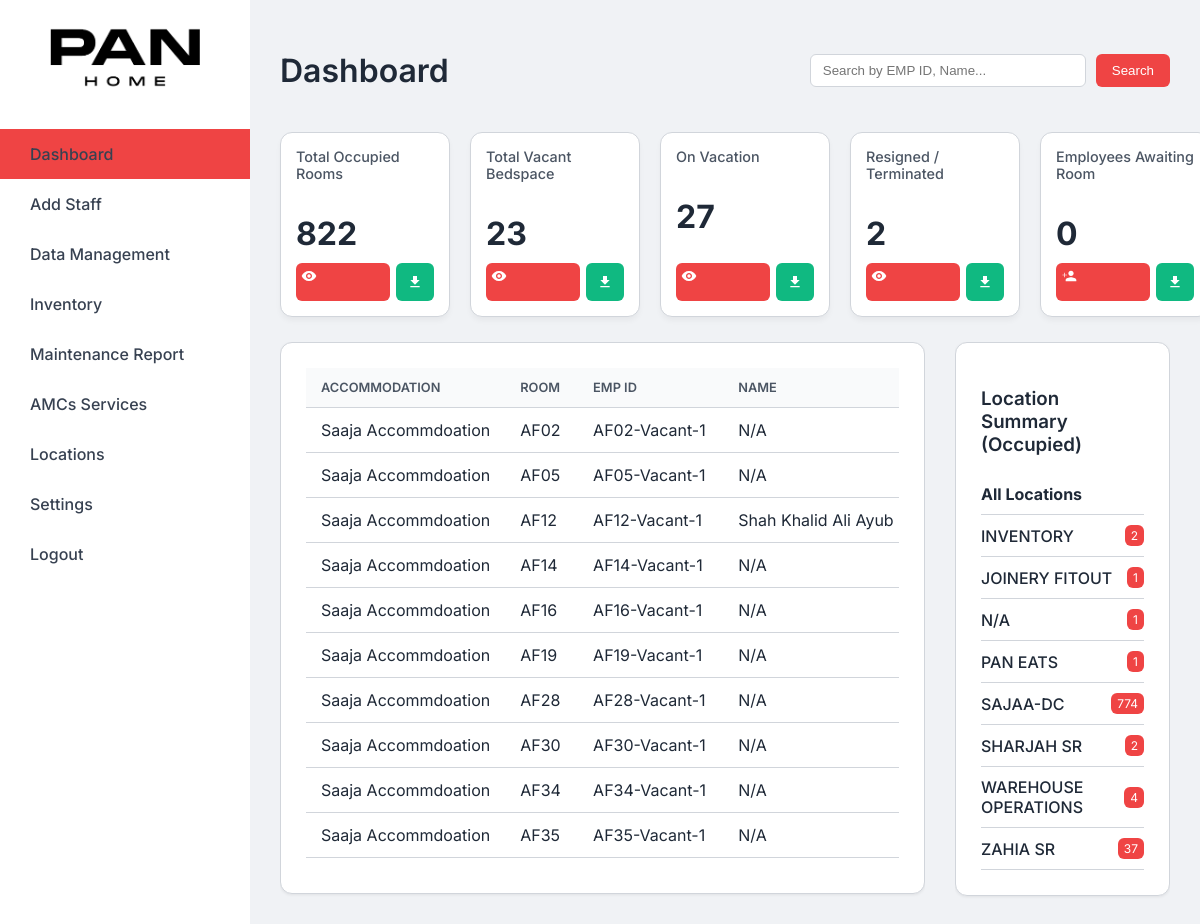
The app's page /dashboard?status=Vacant (signed in) with its own data.
### models.py (models this page shows)
class Employee(db.Model):
    id = db.Column(db.Integer, primary_key=True)
    accommodation_name = db.Column(db.String(100))
    room = db.Column(db.String(50))
    emp_id = db.Column(db.String(50), unique=True)
    name = db.Column(db.String(100))
    designation = db.Column(db.String(100))
    nationality = db.Column(db.String(100))
    mobile_number = db.Column(db.String(20))
    status = db.Column(db.String(50), default='Active')
    food_variety = db.Column(db.String(100))
    meal_time = db.Column(db.String(100))
    location = db.Column(db.String(100))
    remarks = db.Column(db.String(255))
    check_out_date = db.Column(db.String(50))
    shift_out_date = db.Column(db.String(50))

### routes/dashboard.py (the view)
@dashboard_bp.route('/dashboard')
@login_required
def dashboard():
    status_filter = request.args.get('status')
    location_filter = request.args.get('location')
    query = request.args.get('query', '').strip()
    occupying_statuses = ['Active', 'Vacation', 'On Leave']
    total_employees = Employee.query.filter(
        Employee.status.in_(occupying_statuses),
        Employee.room.isnot(None)
    ).count()
    total_vacant_beds = Employee.query.filter_by(status='Vacant').count()
    total_on_vacation = Employee.query.filter_by(status='Vacation').count()
    total_resigned_terminated = Employee.query.filter(or_(Employee.status == 'Resigned', Employee.status == 'Terminated')).count()
    employees_without_room = Employee.query.filter(
        Employee.status == 'Check-in',
        Employee.room.is_(None)
    ).count()
    location_summary = db.session.query(Employee.location, func.count(Employee.id)).filter(
        Employee.status.in_(occupying_statuses),
        Employee.room.isnot(None)
    ).group_by(Employee.location).all()
    employees_query = Employee.query
    employees_query = employees_query.filter(
        Employee.status.notin_(['Ex-Employee', 'Shifted-out'])
    )
    if query:
        search_filter = or_(Employee.emp_id.contains(query), Employee.name.contains(query))
        employees_query = employees_query.filter(search_filter)
    if status_filter:
        if status_filter == 'Resigned_Or_Terminated':
            employees_query = employees_query.filter(or_(Employee.status == 'Resigned', Employee.status == 'Terminated'))
        elif status_filter == 'Check-in':
            employees_query = Employee.query.filter_by(status='Check-in', room=None)
        else:
            employees_query = employees_query.filter_by(status=status_filter)
    if location_filter:
        employees_query = employees_query.filter_by(location=location_filter)
    sort_order = {
        'Vacant': -1, 'Active': 0, 'On Leave': 1, 'Vacation': 2, 'Check-in': 3,
        'Resigned': 4, 'Terminated': 5, 'Shifted-out': 98, 'Ex-Employee': 99
    }
    employees = sorted(
        employees_query.all(),
        key=lambda item: (sort_order.get(item.status, 100), item.room or '', item.name or '')
    )
    return render_template('dashboard.html',
                           total_employees=total_employees,
                           total_vacant_beds=total_vacant_beds,
                           total_on_vacation=total_on_vacation,
                           total_resigned_terminated=total_resigned_terminated,
                           employees_without_room=employees_without_room,
                           employees=employees,
                           query=query,
                           location_summary=location_summary)

### models.py (called while the page is built)
    def is_admin(self):
        return self.role == 'Admin'

### templates/dashboard.html (shortened to what this page needs)
{% extends "base.html" %}
{% block content %}
<div class="dashboard-header">
    <h1>Dashboard</h1>
    <form class="search-form" method="GET" action="{{ url_for('dashboard_bp.dashboard') }}">
        <input type="text" name="query" placeholder="Search by EMP ID, Name..." value="{{ query or '' }}">
        <button type="submit">Search</button>
    </form>
</div>
<div class="summary-cards">
    <div class="summary-card">
        <a href="{{ url_for('dashboard_bp.dashboard', status='Active') }}">
            <h3>Total Occupied Rooms</h3>
            <p class="count">{{ total_employees }}</p>
        </a>
        <div class="card-actions">
            <a href="{{ url_for('dashboard_bp.dashboard', status='Active') }}" title="View Active">
            </a>
            <a href="{{ url_for('staff_mgmt.data_management') }}" class="btn-download" title="Download Data">
                <svg xmlns="http://www.w3.org/2000/svg" viewBox="0 0 24 24" fill="currentColor">
                    <path d="M19 9h-4V3H9v6H5l7 7 7-7zM5 18v2h14v-2H5z"/>
                </svg>
            </a>
        </div>
    </div>
    <div class="summary-card">
        <a href="{{ url_for('dashboard_bp.dashboard', status='Vacant') }}">
            <h3>Total Vacant Bedspace</h3>
            <p class="count">{{ total_vacant_beds }}</p>
        </a>
        <div class="card-actions">
             <a href="{{ url_for('dashboard_bp.dashboard', status='Vacant') }}" title="View Vacant">
            </a>
            <a href="{{ url_for('staff_mgmt.data_management') }}" class="btn-download" title="Download Data">
                <svg xmlns="http://www.w3.org/2000/svg" viewBox="0 0 24 24" fill="currentColor">
                    <path d="M19 9h-4V3H9v6H5l7 7 7-7zM5 18v2h14v-2H5z"/>
                </svg>
            </a>
        </div>
    </div>
    <div class="summary-card">
        <a href="{{ url_for('dashboard_bp.dashboard', status='Vacation') }}">
            <h3>On Vacation</h3>
            <p class="count">{{ total_on_vacation }}</p>
        </a>
        <div class="card-actions">
             <a href="{{ url_for('dashboard_bp.dashboard', status='Vacation') }}" title="View Vacation">
            </a>
            <a href="{{ url_for('staff_mgmt.data_management') }}" class="btn-download" title="Download Data">
                <svg xmlns="http://www.w3.org/2000/svg" viewBox="0 0 24 24" fill="currentColor">
                    <path d="M19 9h-4V3H9v6H5l7 7 7-7zM5 18v2h14v-2H5z"/>
                </svg>
            </a>
        </div>
    </div>
    <div class="summary-card">
        <a href="{{ url_for('dashboard_bp.dashboard', status='Resigned_Or_Terminated') }}">
            <h3>Resigned / Terminated</h3>
            <p class="count">{{ total_resigned_terminated }}</p>
        </a>
        <div class="card-actions">
             <a href="{{ url_for('dashboard_bp.dashboard', status='Resigned_Or_Terminated') }}" title="View Terminated">
            </a>
            <a href="{{ url_for('staff_mgmt.data_management') }}" class="btn-download" title="Download Data">
                <svg xmlns="http://www.w3.org/2000/svg" viewBox="0 0 24 24" fill="currentColor">
                    <path d="M19 9h-4V3H9v6H5l7 7 7-7zM5 18v2h14v-2H5z"/>
                </svg>
            </a>
        </div>
    </div>
    <div class="summary-card">
        <a href="{{ url_for('dashboard_bp.dashboard', status='Check-in') }}">
            <h3>Employees Awaiting Room</h3>
            <p class="count">{{ employees_without_room }}</p>
        </a>
        <div class="card-actions">
            <a href="{{ url_for('dashboard_bp.view_employees_without_room') }}" title="View Awaiting List">
                <svg xmlns="http://www.w3.org/2000/svg" viewBox="0 0 24 24" fill="currentColor">
                    <path d="M15 12c2.21 0 4-1.79 4-4s-1.79-4-4-4-4 1.79-4 4 1.79 4 4 4zm-9-2V7H5v3H2v1h3v3h1v-3h3v-1H6zm9 4c-2.67 0-8 1.34-8 4v2h16v-2c0-2.66-5.33-4-8-4z"/>
                </svg>
            </a>
            <a href="{{ url_for('dashboard_bp.download_employees_without_room') }}" class="btn-download" title="Download Awaiting List">
                <svg xmlns="http://www.w3.org/2000/svg" viewBox="0 0 24 24" fill="currentColor">
                    <path d="M19 9h-4V3H9v6H5l7 7 7-7zM5 18v2h14v-2H5z"/>
                </svg>
            </a>
        </div>
    </div>
</div>
<div class="dashboard-grid">
    <div class="main-panel">
        <div class="card">
            <div class="data-table-wrapper">
                <table class="data-table">
                    <thead>
                        <tr>
                            <th>Accommodation</th>
                            <th>Room</th>
                            <th>EMP ID</th>
                            <th>Name</th>
                        </tr>
                    </thead>
                    <tbody>
                        {% for item in employees %}
                        <tr>
                            <td>{{ item.accommodation_name or '-' }}</td>
                            <td>{{ item.room or '-' }}</td>
                            <td>{{ item.emp_id or '-' }}</td>
                            <td>{{ item.name or '-' }}</td>
                                {% set display_status = item.status %}
                                {% if item.status == 'Vacant' %}
                                    {% set display_status = 'Vacant' %}
                                {% endif %}
                        </tr>
                        {% else %}
                        <tr>
                            <td colspan="8" style="text-align: center; padding: 20px;">No records found.</td>
                        </tr>
                        {% endfor %}
                    </tbody>
                </table>
            </div>
        </div>
    </div>
    {% if location_summary %}
    <div class="sidebar-panel">
        <div class="card location-summary">
            <h3>Location Summary (Occupied)</h3>
            <div class="list-group">
                <div class="list-group-item">
                    <a href="{{ url_for('dashboard_bp.dashboard') }}"><strong>All Locations</strong></a>
                </div>
                {% for location, count in location_summary %}
                <div class="list-group-item">
                    <a href="{{ url_for('dashboard_bp.dashboard', location=location) }}">{{ location }}</a>
                    <span class="badge">{{ count }}</span>
                </div>
                {% endfor %}
            </div>
        </div>
    </div>
    {% endif %}
</div>
{% endblock %}

### templates/base.html (style rules this page uses)
:root { --sidebar-bg: #111827; --main-bg: #f9fafb; --card-bg: #ffffff; --text-primary: #1f2937; --text-secondary: #6b7280; --accent-color: #4f46e5; --border-color: #e5e7eb; --font-family: 'Inter', sans-serif; }
body.theme-light { --sidebar-bg: #ffffff; --main-bg: #f0f2f5; --card-bg: #ffffff; --text-primary: #1f2937; --text-secondary: #4b5563; --accent-color: #ef4444; --border-color: #d1d5db; }
body.font-inter { --font-family: 'Inter', sans-serif; }
body.font-size-normal { font-size: 16px; }
body { margin: 0; font-family: var(--font-family); background-color: var(--main-bg); color: var(--text-primary); }
.card { background-color: var(--card-bg); border: 1px solid var(--border-color); border-radius: 12px; box-shadow: 0 1px 3px 0 rgba(0,0,0,0.07); padding: 25px; margin-bottom: 25px; }
h1, h2, h3 { color: var(--text-primary); font-weight: 600; }

### templates/dashboard.html (style rules this page uses)
.dashboard-header { display: flex; justify-content: space-between; align-items: center; margin-bottom: 20px; }
.search-form { display: flex; gap: 10px; }
.search-form input { width: 250px; padding: 8px 12px; border: 1px solid var(--border-color); border-radius: 6px; }
.search-form button { background-color: var(--accent-color); color: white; border: none; padding: 8px 16px; border-radius: 6px; cursor: pointer; }
.dashboard-grid { display: grid; grid-template-columns: 3fr 1fr; gap: 30px; align-items: flex-start; width: 100%; }
.main-panel { overflow: hidden; }
.summary-cards { display: grid; grid-template-columns: repeat(5, minmax(170px, 1fr)); gap: 20px; margin-bottom: 25px; align-items: stretch; }
.summary-card { background-color: var(--card-bg); border: 1px solid var(--border-color); border-radius: 12px; padding: 15px; box-shadow: 0 4px 6px -1px rgba(0, 0, 0, 0.05); transition: transform 0.2s ease-in-out, box-shadow 0.2s ease-in-out; display: flex; flex-direction: column; justify-content: space-between; min-height: 120px; }
.summary-card a:first-child { text-decoration: none; color: inherit; display: block; flex-grow: 1; }
.summary-card h3 { margin: 0 0 5px 0; font-size: 0.9rem; color: var(--text-secondary); font-weight: 500; }
.summary-card .count { font-size: 2rem; font-weight: 700; color: var(--text-primary); margin-bottom: 5px; }
.data-table-wrapper { max-height: 500px; overflow-y: auto; overflow-x: auto; width: 100%; margin-bottom: 0; }
.data-table { width: 100%; min-width: 850px; border-collapse: collapse; }
.data-table th, .data-table td { padding: 12px 15px; text-align: left; border-bottom: 1px solid var(--border-color); white-space: nowrap; }
.data-table th { background-color: #f9fafb; font-weight: 600; font-size: 0.8rem; text-transform: uppercase; color: var(--text-secondary); position: sticky; top: 0; z-index: 1; }
.card-actions { display: flex; gap: 6px; justify-content: flex-end; margin-top: 5px; }
.card-actions a { background-color: var(--accent-color); color: white; padding: 5px; border-radius: 6px; text-decoration: none; display: flex; align-items: center; justify-content: center; width: 28px; height: 28px; }
.card-actions .btn-download { background-color: #10b981; }
.summary-cards > div:not(:last-child) .card-actions a:first-child { background-color: #ef4444; }
.card-actions svg { width: 16px; height: 16px; fill: white; }
.sidebar-panel { position: sticky; top: 30px; z-index: 10; max-height: calc(100vh - 60px); overflow-y: auto; }
.location-summary .list-group-item { display: flex; justify-content: space-between; align-items: center; padding: 10px 0; border-bottom: 1px solid var(--border-color); }
.location-summary a { text-decoration: none; color: var(--text-primary); font-weight: 500; white-space: normal; }
.location-summary .badge { background-color: var(--accent-color); color: white; padding: 3px 6px; border-radius: 6px; font-size: 0.75rem; }

### records on screen
Employee: accommodation_name "Saaja Accommdoation", room "AF02", emp "AF02-Vacant-1", name "N/A"
Employee: accommodation_name "Saaja Accommdoation", room "AF05", emp "AF05-Vacant-1", name "N/A"
Employee: accommodation_name "Saaja Accommdoation", room "AF12", emp "AF12-Vacant-1", name "Shah Khalid Ali Ayub…"
Employee: accommodation_name "Saaja Accommdoation", room "AF14", emp "AF14-Vacant-1", name "N/A"
Employee: accommodation_name "Saaja Accommdoation", room "AF16", emp "AF16-Vacant-1", name "N/A"
Employee: accommodation_name "Saaja Accommdoation", room "AF19", emp "AF19-Vacant-1", name "N/A"
Employee: accommodation_name "Saaja Accommdoation", room "AF28", emp "AF28-Vacant-1", name "N/A"
Employee: accommodation_name "Saaja Accommdoation", room "AF30", emp "AF30-Vacant-1", name "N/A"
Employee: accommodation_name "Saaja Accommdoation", room "AF34", emp "AF34-Vacant-1", name "N/A"
Employee: accommodation_name "Saaja Accommdoation", room "AF35", emp "AF35-Vacant-1", name "N/A"

### other values on screen
{{ total_employees }} "822"
{{ total_vacant_beds }} "23"
{{ total_on_vacation }} "27"
{{ total_resigned_terminated }} "2"
{{ employees_without_room }} "0"
{{ location }} "INVENTORY" "JOINERY FITOUT" "N/A" "PAN EATS" "SAJAA-DC" "SHARJAH SR" "WAREHOUSE OPERATIONS" "ZAHIA SR"
{{ count }} "2" "1" "1" "1" "774" "2" "4" "37"
